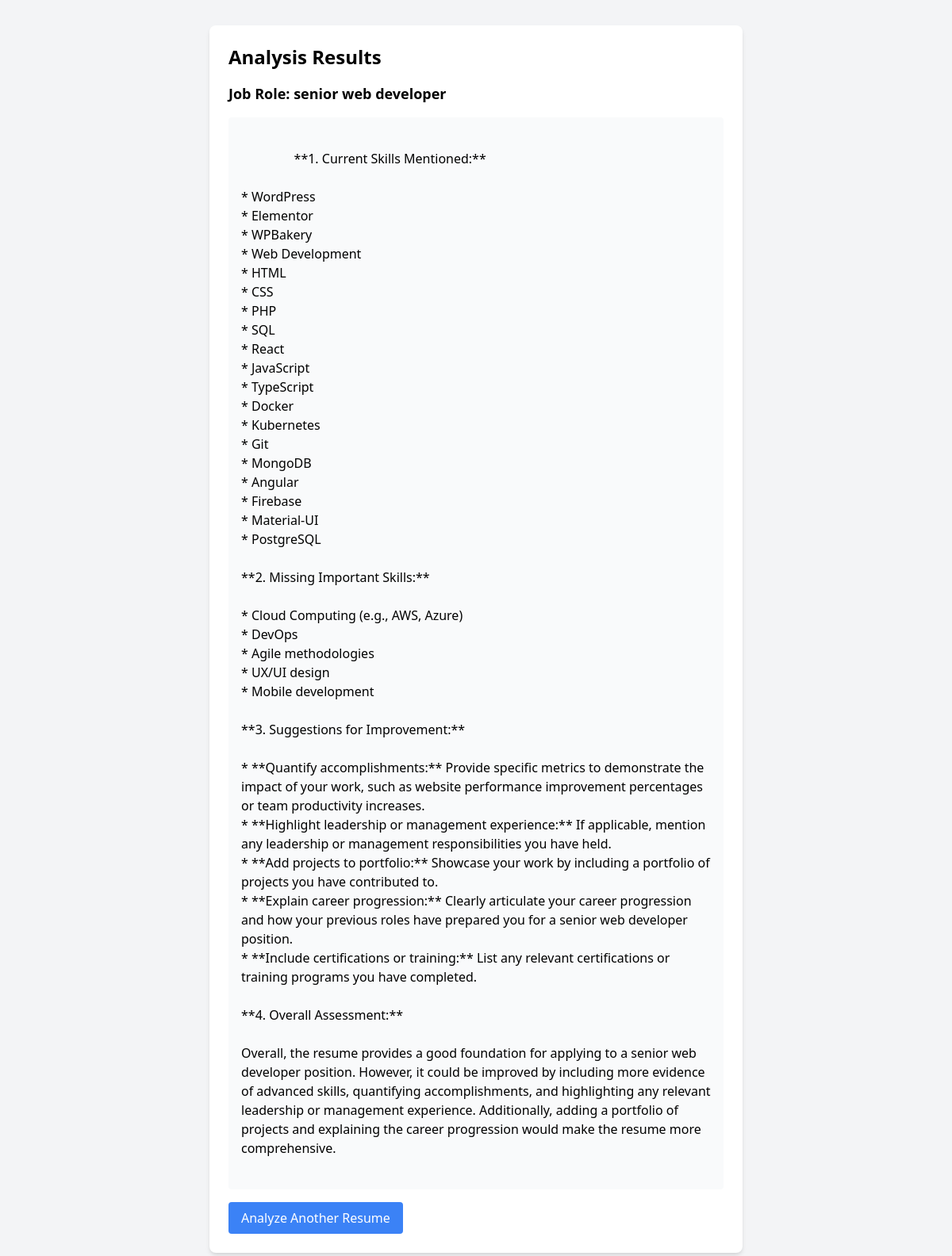
The app's page /analysis/2/ (signed in) with its own data.
### resume_analyzer/models.py (models this page shows, shortened)
class Resume(models.Model):
    user = models.ForeignKey(User, on_delete=models.CASCADE, default=1)
    file = models.FileField(upload_to='resumes/')
    job_role = models.CharField(max_length=100)
    analysis = models.TextField(blank=True, null=True)
    created_at = models.DateTimeField(auto_now_add=True)

### resume_analyzer/views.py (the view)
# urls.py: path('analysis/<int:pk>/', views.view_analysis, name='view_analysis'),
@login_required(login_url='signin')
def view_analysis(request, pk):
    resume = Resume.objects.get(pk=pk)
    return render(request, 'resume_analyzer/analysis.html', {'resume': resume})

### resume_analyzer/templates/resume_analyzer/analysis.html (shortened to what this page needs)
<!DOCTYPE html>
<html>
<head>
    <link href="https://cdn.jsdelivr.net/npm/tailwindcss@2.2.19/dist/tailwind.min.css" rel="stylesheet">
</head>
<body class="bg-gray-100">
    <div class="container mx-auto px-4 py-8">
        <div class="max-w-2xl mx-auto bg-white rounded-lg shadow-md p-6">
            <h2 class="text-2xl font-bold mb-4">Analysis Results</h2>
            <div class="mb-4">
                <h3 class="text-lg font-semibold mb-2">Job Role: {{ resume.job_role }}</h3>
            </div>
            <div class="bg-gray-50 p-4 rounded whitespace-pre-wrap">
                {{ resume.analysis }}
            </div>
            <a href="{% url 'upload_resume' %}"
               class="mt-4 inline-block bg-blue-500 text-white px-4 py-2 rounded hover:bg-blue-600">
                Analyze Another Resume
            </a>
        </div>
    </div>
</body>
</html>

### records on screen
Resume: job_role "senior web developer", analysis "**1. Current Skills Mentioned:** * WordPress * Elementor * WPBakery * Web Development * HTML * CSS * PHP * SQL * React * JavaScript * TypeScript * Docker * Kubernetes * Git * MongoDB * Angular * Firebase * Material-UI * PostgreSQL **2. Missing Important Skills:** * Cloud Computing (e.g., AWS, Azure) * DevOps * Agile methodologies * UX/UI design * Mobile development **3. Suggestions for Improvement:** * **Quantify accomplishments:** Provide specific metrics to demonstrate the impact of your work, such as website performance improvement percentages or team productivity increases. * **Highlight leadership or management experience:** If applicable, mention any leadership or management…"
